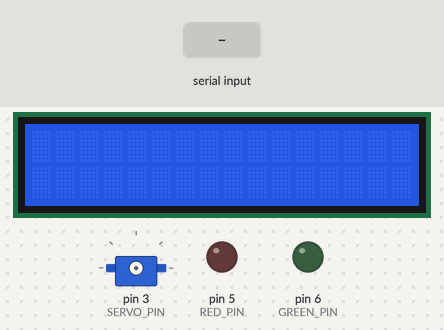
Bench run of a sketch on a simulated Arduino Uno, built with avr-gcc and run on an emulated ATmega328P. Parts: 16×2 character LCD, servo, output pins drawn as LEDs (lit = HIGH). The test bench sets the inputs (shaded band). What the sketch prints to the serial monitor is not drawn.

Above: at 0.8 s.
0.9 s: "1" received over the second serial link
At 1.3 s:
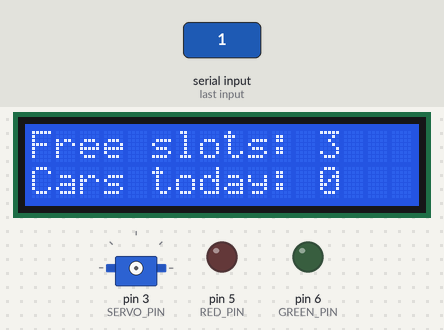
2.4 s: "0" received over the second serial link
At 3.8 s:
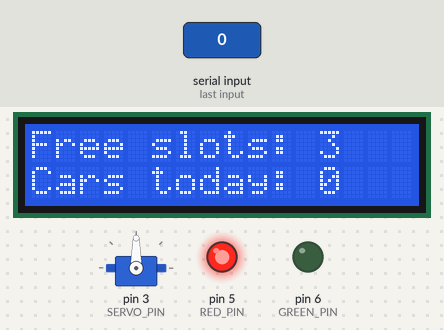
Timing chart, 0 to 5.4 s (numbered marks = the images above; inputs shaded):
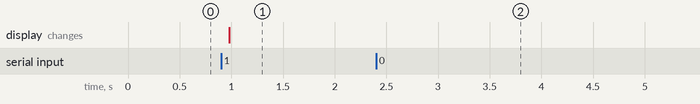

Measured:
- after the input at 0.9 s, the display: changes after 0.08 s (image 1)
- after the input at 2.4 s, pin 5 (RED_PIN): LOW → HIGH after 0.05 s

The sketch:

main.ino
```cpp
#include <SoftwareSerial.h>
#include <LiquidCrystal_I2C.h>
#include <Servo.h>

const int RED_PIN = 5;
const int GREEN_PIN = 6;

const int SERVO_PIN = 3;

const int RX1_PIN = 10;
const int TX1_PIN = 11;

const int RX2_PIN = A1;
const int TX2_PIN = A0;

String state;

int oc[4] = {0};
int carsInside;
int carsToday = 0;

unsigned long ocMillis[4];
unsigned long updateTime, stateTime;

Servo myservo;

LiquidCrystal_I2C lcd(0x20, 16, 2); //0x20

String readFromBT1() {
  String sentence = "";
  char c;

  SoftwareSerial BTSerial(RX1_PIN, TX1_PIN);
  BTSerial.begin(38400);

  while(!BTSerial.available());

  delay(50);

  while(BTSerial.available()) {
    c = BTSerial.read();
    sentence += c;
  }

  return sentence;
}

String updateLCD() {
  state = readFromBT1();

  carsInside = 0;
  for(int i = 0; i < 4; i++) {
    if(oc[i] == 1 || state[i] == '1') {
      carsInside++;
    }
  }
  writeMessageLCD("Free slots: " + String(4 - carsInside), "Cars today: " + String(carsToday));
  updateTime = millis();

  Serial.println("Free slots: " + String(4 - carsInside));
  Serial.println("Cars today: " + String(carsToday));

  return readFromBT2();
}

String readFromBT2() {
  String sentence = "";
  char c;

  SoftwareSerial BTSerial(RX2_PIN, TX2_PIN);
  BTSerial.begin(38400);

  while(!BTSerial.available()) {
    if(millis() - updateTime > 60000) {
      return updateLCD();
    }
  }

  delay(50);

  while(BTSerial.available()) {
    c = BTSerial.read();
    sentence += c;
  }

  return sentence;
}

void writeFromBT2(String sentence) {
  SoftwareSerial BTSerial(RX2_PIN, TX2_PIN);
  BTSerial.begin(38400);

  BTSerial.print(sentence);
}

void turnOnLED(int LED_PIN) {
  digitalWrite(LED_PIN, HIGH);
}

void turnOffLED(int LED_PIN) {
  digitalWrite(LED_PIN, LOW);
}

void close() {
  myservo.write(90);
}

void open() {
  myservo.write(0);
}

void setup() {
  // put your setup code here, to run once:
  pinMode(RED_PIN, OUTPUT);
  pinMode(GREEN_PIN, OUTPUT);

  pinMode(RX1_PIN, INPUT);
  pinMode(TX1_PIN, OUTPUT);

  pinMode(RX2_PIN, INPUT);
  pinMode(TX2_PIN, OUTPUT);

  Serial.begin(9600);

  lcd.init();
  lcd.clear();
  lcd.backlight();
  updateLCD();

  turnOnLED(RED_PIN);
  myservo.attach(SERVO_PIN);
  close();
}

void writeMessageLCD(String message, String message2) {
  lcd.clear();
  lcd.setCursor(0, 0);
  lcd.print(message);
  lcd.setCursor(0, 1);
  lcd.print(message2);
}

void loop() {
  String message = "";
  message = readFromBT2();

  if(message != "") {
    state = readFromBT1();
    int i;
    bool placeGiven = false;
    for(i = 0; state[i] != '\0'; i++) {
      if(state[i] == '0' && oc[i] == 0) {
        writeFromBT2("Place " + String(i + 1) + " is waiting for you.\n");
        open();
        turnOffLED(RED_PIN);
        turnOnLED(GREEN_PIN);
        delay(3000);
        for(int j = 0; j < 10; j++) {
          turnOnLED(GREEN_PIN);
          delay(100);
          turnOffLED(GREEN_PIN);
          delay(100);
        }
        close();
        turnOnLED(RED_PIN);
        oc[i] = 1;
        ocMillis[i] = millis();
        placeGiven = true;
        carsToday++;
        break;
      }
    }
    if(placeGiven == false) {
      writeFromBT2("No more places.\n");
    }
  }

  carsInside = 0;
  for(int i = 0; i < 4; i++) {
    if(oc[i] == 1 && millis() - ocMillis[i] > 30000) {
      oc[i] = 0;
    }

    if(oc[i] == 1 || state[i] == '1') {
      carsInside++;
    }
  }

  writeMessageLCD("Free slots: " + String(4 - carsInside), "Cars today: " + String(carsToday));
}
```
